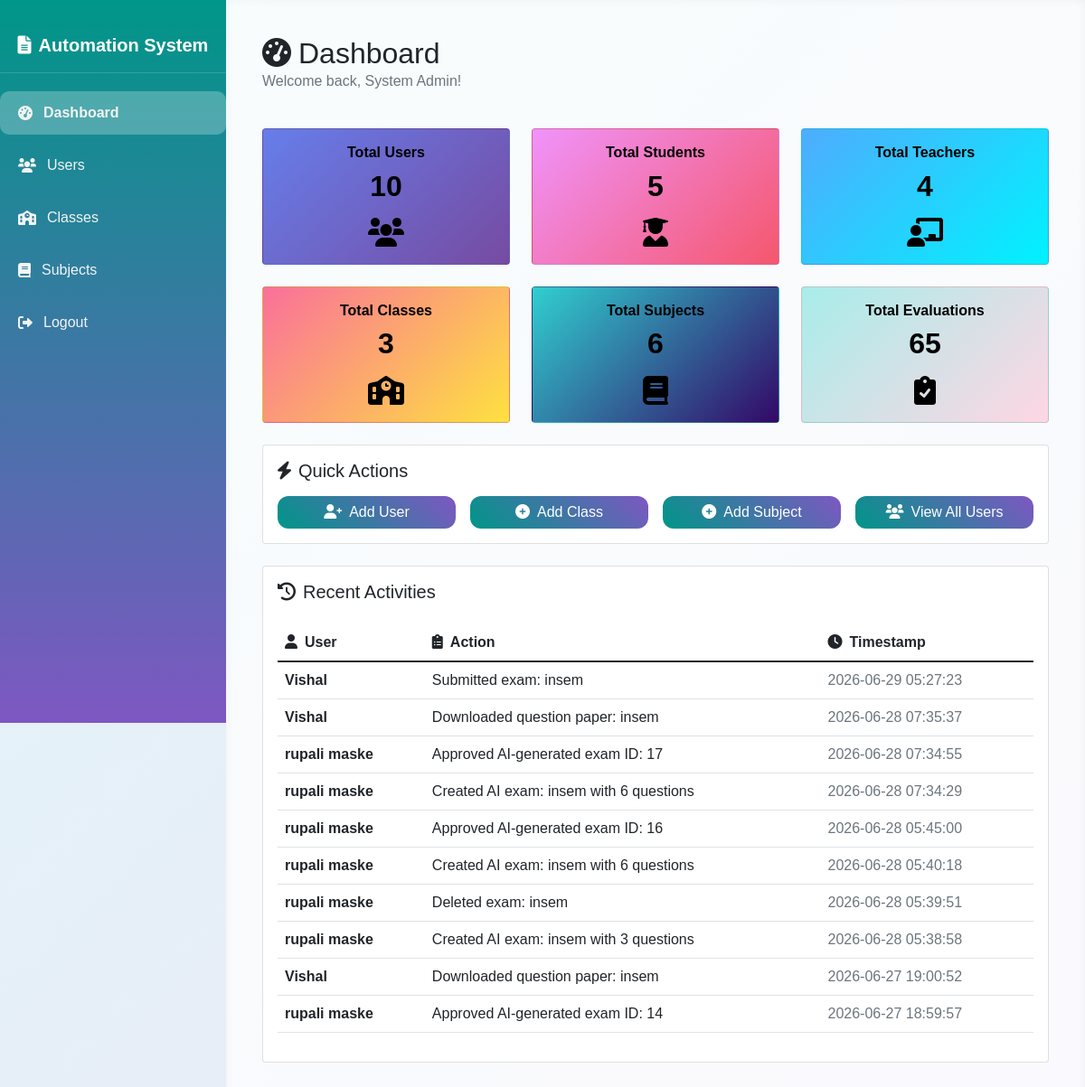
The app's page /dashboard (signed in) with its own data.
### tables this page shows
CREATE TABLE activity_logs (
        id INTEGER PRIMARY KEY AUTOINCREMENT,
        user_id INTEGER,
        action TEXT,
        timestamp TIMESTAMP DEFAULT CURRENT_TIMESTAMP,
        FOREIGN KEY (user_id) REFERENCES users (id)
    );

CREATE TABLE users (
        id INTEGER PRIMARY KEY AUTOINCREMENT,
        full_name TEXT NOT NULL,
        email TEXT UNIQUE NOT NULL,
        password_hash TEXT NOT NULL,
        role TEXT CHECK(role IN ('Admin', 'Teacher', 'Student')) NOT NULL,
        status TEXT DEFAULT 'Active',
        created_at TIMESTAMP DEFAULT CURRENT_TIMESTAMP
    );

### app.py (the view, shortened to what this page needs)
@app.route('/dashboard')
@login_required
def dashboard():
    conn = get_db_connection()
    if session['role'] == 'Admin':
        total_users = conn.execute('SELECT COUNT(*) as count FROM users').fetchone()['count']
        total_students = conn.execute('SELECT COUNT(*) as count FROM users WHERE role = "Student"').fetchone()['count']
        total_teachers = conn.execute('SELECT COUNT(*) as count FROM users WHERE role = "Teacher"').fetchone()['count']
        total_classes = conn.execute('SELECT COUNT(*) as count FROM classes').fetchone()['count']
        total_subjects = conn.execute('SELECT COUNT(*) as count FROM subjects').fetchone()['count']
        total_evaluations = conn.execute('SELECT COUNT(*) as count FROM evaluation_results').fetchone()['count']
        recent_activities = conn.execute('''
            SELECT al.*, u.full_name
            FROM activity_logs al
            LEFT JOIN users u ON al.user_id = u.id
            ORDER BY al.timestamp DESC
            LIMIT 10
        ''').fetchall()
        stats = {
            'total_users': total_users,
            'total_students': total_students,
            'total_teachers': total_teachers,
            'total_classes': total_classes,
            'total_subjects': total_subjects,
            'total_evaluations': total_evaluations
        }
        conn.close()
        return render_template('dashboard.html', stats=stats, activities=recent_activities)
    conn.close()
    return redirect(url_for('login'))

### app.py (called while the page is built)
def get_db_connection():
    conn = sqlite3.connect(DB_PATH, timeout=30)
    conn.row_factory = sqlite3.Row
    conn.execute('PRAGMA foreign_keys = ON;')
    conn.execute('PRAGMA journal_mode=WAL;')
    return conn

def login_required(f):
    @wraps(f)
    def decorated_function(*args, **kwargs):
        if 'user_id' not in session:
            flash('Please login to access this page.', 'warning')
            return redirect(url_for('login'))
        return f(*args, **kwargs)
    return decorated_function

### templates/dashboard.html (shortened to what this page needs)
{% extends 'base.html' %}
{% block content %}
<div class="row mb-4">
    <div class="col-12">
        <h2 class="mb-0">
            <i class="fas fa-tachometer-alt me-2"></i>Dashboard
        </h2>
        <p class="text-muted">Welcome back, {{ session.full_name }}!</p>
    </div>
</div>
<div class="row g-4 mb-4 text-center">
    <div class="col-md-4">
        <div class="card stat-card d-flex justify-content-center align-items-center p-3" style="background: linear-gradient(135deg, #667eea 0%, #764ba2 100%); color: black;">
            <div>
                <h6 class="mb-2 fw-bold" style="color: black;">Total Users</h6>
                <h2 class="mb-0 fw-bold" style="color: black;">{{ stats.total_users }}</h2>
                <i class="fas fa-users mt-3 fa-2x" style="color: black;"></i>
            </div>
        </div>
    </div>
    <div class="col-md-4">
        <div class="card stat-card d-flex justify-content-center align-items-center p-3" style="background: linear-gradient(135deg, #f093fb 0%, #f5576c 100%); color: black;">
            <div>
                <h6 class="mb-2 fw-bold" style="color: black;">Total Students</h6>
                <h2 class="mb-0 fw-bold" style="color: black;">{{ stats.total_students }}</h2>
                <i class="fas fa-user-graduate mt-3 fa-2x" style="color: black;"></i>
            </div>
        </div>
    </div>
    <div class="col-md-4">
        <div class="card stat-card d-flex justify-content-center align-items-center p-3" style="background: linear-gradient(135deg, #4facfe 0%, #00f2fe 100%); color: black;">
            <div>
                <h6 class="mb-2 fw-bold" style="color: black;">Total Teachers</h6>
                <h2 class="mb-0 fw-bold" style="color: black;">{{ stats.total_teachers }}</h2>
                <i class="fas fa-chalkboard-teacher mt-3 fa-2x" style="color: black;"></i>
            </div>
        </div>
    </div>
</div>
<div class="row g-4 mb-4 text-center">
    <div class="col-md-4">
        <div class="card stat-card d-flex justify-content-center align-items-center p-3" style="background: linear-gradient(135deg, #fa709a 0%, #fee140 100%); color: black;">
            <div>
                <h6 class="mb-2 fw-bold" style="color: black;">Total Classes</h6>
                <h2 class="mb-0 fw-bold" style="color: black;">{{ stats.total_classes }}</h2>
                <i class="fas fa-school mt-3 fa-2x" style="color: black;"></i>
            </div>
        </div>
    </div>
    <div class="col-md-4">
        <div class="card stat-card d-flex justify-content-center align-items-center p-3" style="background: linear-gradient(135deg, #30cfd0 0%, #330867 100%); color: black;">
            <div>
                <h6 class="mb-2 fw-bold" style="color: black;">Total Subjects</h6>
                <h2 class="mb-0 fw-bold" style="color: black;">{{ stats.total_subjects }}</h2>
                <i class="fas fa-book mt-3 fa-2x" style="color: black;"></i>
            </div>
        </div>
    </div>
    <div class="col-md-4">
        <div class="card stat-card d-flex justify-content-center align-items-center p-3" style="background: linear-gradient(135deg, #a8edea 0%, #fed6e3 100%); color: black;">
            <div>
                <h6 class="mb-2 fw-bold" style="color: black;">Total Evaluations</h6>
                <h2 class="mb-0 fw-bold" style="color: black;">{{ stats.total_evaluations }}</h2>
                <i class="fas fa-clipboard-check mt-3 fa-2x" style="color: black;"></i>
            </div>
        </div>
    </div>
</div>
{% if session.role == 'Admin' %}
<div class="row mb-4">
    <div class="col-12">
        <div class="card">
            <div class="card-body">
                <h5 class="card-title mb-3">
                    <i class="fas fa-bolt me-2"></i>Quick Actions
                </h5>
                <div class="row g-3">
                    <div class="col-md-3">
                        <a href="{{ url_for('add_user') }}" class="btn btn-primary w-100">
                            <i class="fas fa-user-plus me-2"></i>Add User
                        </a>
                    </div>
                    <div class="col-md-3">
                        <a href="{{ url_for('add_class') }}" class="btn btn-primary w-100">
                            <i class="fas fa-plus-circle me-2"></i>Add Class
                        </a>
                    </div>
                    <div class="col-md-3">
                        <a href="{{ url_for('add_subject') }}" class="btn btn-primary w-100">
                            <i class="fas fa-plus-circle me-2"></i>Add Subject
                        </a>
                    </div>
                    <div class="col-md-3">
                        <a href="{{ url_for('users_list') }}" class="btn btn-primary w-100">
                            <i class="fas fa-users me-2"></i>View All Users
                        </a>
                    </div>
                </div>
            </div>
        </div>
    </div>
</div>
{% endif %}
<div class="row">
    <div class="col-12">
        <div class="card">
            <div class="card-body">
                <h5 class="card-title mb-4">
                    <i class="fas fa-history me-2"></i>Recent Activities
                </h5>
                {% if activities %}
                <div class="table-responsive">
                    <table class="table table-hover">
                        <thead>
                            <tr>
                                <th><i class="fas fa-user me-2"></i>User</th>
                                <th><i class="fas fa-clipboard-list me-2"></i>Action</th>
                                <th><i class="fas fa-clock me-2"></i>Timestamp</th>
                            </tr>
                        </thead>
                        <tbody>
                            {% for activity in activities %}
                            <tr>
                                <td>
                                    <strong>{{ activity.full_name if activity.full_name else 'System' }}</strong>
                                </td>
                                <td>{{ activity.action }}</td>
                                <td>
                                    <span class="text-muted">
                                        {{ activity.timestamp }}
                                    </span>
                                </td>
                            </tr>
                            {% endfor %}
                        </tbody>
                    </table>
                </div>
                {% else %}
                <div class="text-center py-5">
                    <i class="fas fa-inbox fa-3x text-muted mb-3"></i>
                    <p class="text-muted">No recent activities</p>
                </div>
                {% endif %}
            </div>
        </div>
    </div>
</div>
{% endblock %}

### templates/base.html (style rules this page uses)
body { font-family: 'Poppins', sans-serif; background: linear-gradient(135deg, #e0f7fa 0%, #ede7f6 100%); min-height: 100vh; margin: 0; display: flex; }
.btn-primary { background: linear-gradient(45deg, #009688, #7e57c2); border: none; border-radius: 12px; }

### records on screen
activity_logs: full_name "Vishal", action "Submitted exam: insem", timestamp "2026-06-29 05:27:23"
activity_logs: full_name "Vishal", action "Downloaded question paper: insem", timestamp "2026-06-28 07:35:37"
activity_logs: full_name "rupali maske", action "Approved AI-generated exam ID: 17", timestamp "2026-06-28 07:34:55"
activity_logs: full_name "rupali maske", action "Created AI exam: insem with 6 questions", timestamp "2026-06-28 07:34:29"
activity_logs: full_name "rupali maske", action "Approved AI-generated exam ID: 16", timestamp "2026-06-28 05:45:00"
activity_logs: full_name "rupali maske", action "Created AI exam: insem with 6 questions", timestamp "2026-06-28 05:40:18"
activity_logs: full_name "rupali maske", action "Deleted exam: insem", timestamp "2026-06-28 05:39:51"
activity_logs: full_name "rupali maske", action "Created AI exam: insem with 3 questions", timestamp "2026-06-28 05:38:58"
activity_logs: full_name "Vishal", action "Downloaded question paper: insem", timestamp "2026-06-27 19:00:52"
activity_logs: full_name "rupali maske", action "Approved AI-generated exam ID: 14", timestamp "2026-06-27 18:59:57"

### other values on screen
{{ session.full_name }} "System Admin"
{{ stats.total_users }} "10"
{{ stats.total_students }} "5"
{{ stats.total_teachers }} "4"
{{ stats.total_classes }} "3"
{{ stats.total_subjects }} "6"
{{ stats.total_evaluations }} "65"
